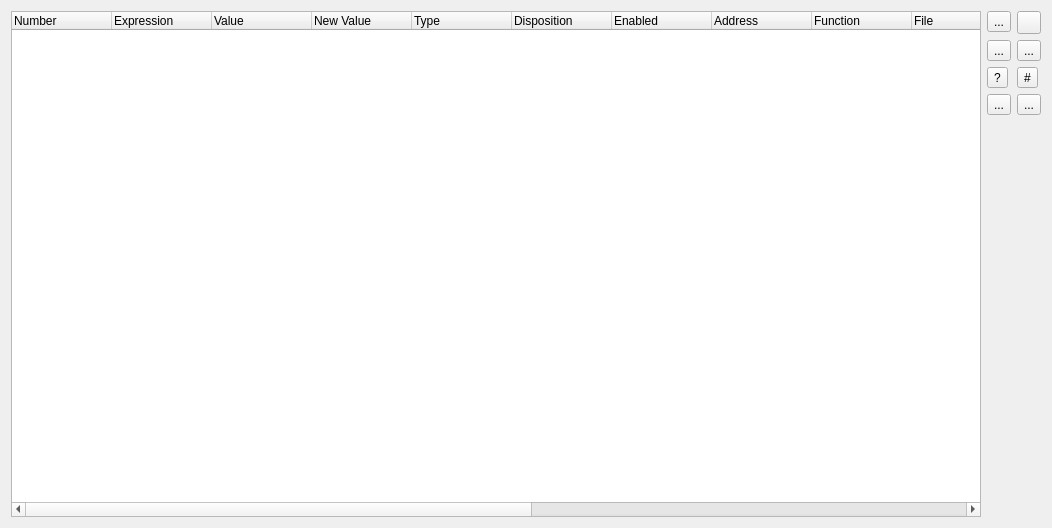
<?xml version="1.0" encoding="UTF-8"?>
<ui version="4.0">
 <class>SeerWatchpointsBrowserWidgetForm</class>
 <widget class="QWidget" name="SeerWatchpointsBrowserWidgetForm">
  <property name="geometry">
   <rect>
    <x>0</x>
    <y>0</y>
    <width>1052</width>
    <height>528</height>
   </rect>
  </property>
  <property name="windowTitle">
   <string>Form</string>
  </property>
  <layout class="QGridLayout" name="gridLayout">
   <item row="0" column="0">
    <widget class="QTreeWidget" name="watchpointsTreeWidget">
     <property name="columnCount">
      <number>18</number>
     </property>
     <column>
      <property name="text">
       <string>Number</string>
      </property>
     </column>
     <column>
      <property name="text">
       <string>Expression</string>
      </property>
     </column>
     <column>
      <property name="text">
       <string>Value</string>
      </property>
     </column>
     <column>
      <property name="text">
       <string>New Value</string>
      </property>
     </column>
     <column>
      <property name="text">
       <string>Type</string>
      </property>
     </column>
     <column>
      <property name="text">
       <string>Disposition</string>
      </property>
     </column>
     <column>
      <property name="text">
       <string>Enabled</string>
      </property>
     </column>
     <column>
      <property name="text">
       <string>Address</string>
      </property>
     </column>
     <column>
      <property name="text">
       <string>Function</string>
      </property>
     </column>
     <column>
      <property name="text">
       <string>File</string>
      </property>
     </column>
     <column>
      <property name="text">
       <string>Fullname</string>
      </property>
     </column>
     <column>
      <property name="text">
       <string>Line</string>
      </property>
     </column>
     <column>
      <property name="text">
       <string>Thread Groups</string>
      </property>
     </column>
     <column>
      <property name="text">
       <string>Condition</string>
      </property>
     </column>
     <column>
      <property name="text">
       <string>Times</string>
      </property>
     </column>
     <column>
      <property name="text">
       <string>Ignore</string>
      </property>
     </column>
     <column>
      <property name="text">
       <string>Commands</string>
      </property>
     </column>
     <column>
      <property name="text">
       <string>Used</string>
      </property>
     </column>
    </widget>
   </item>
   <item row="0" column="1">
    <layout class="QFormLayout" name="formLayout">
     <item row="0" column="0">
      <widget class="QToolButton" name="addWatchpointToolButton">
       <property name="toolTip">
        <string>Add a new watchpoint.</string>
       </property>
       <property name="text">
        <string>...</string>
       </property>
       <property name="icon">
        <iconset resource="resource.qrc">
         <normaloff>:/seer/resources/RelaxLightIcons/document-new.svg</normaloff>:/seer/resources/RelaxLightIcons/document-new.svg</iconset>
       </property>
      </widget>
     </item>
     <item row="0" column="1">
      <widget class="QToolButton" name="refreshWatchpointsToolButton">
       <property name="toolTip">
        <string>Refresh the list of watchpoints.</string>
       </property>
       <property name="text">
        <string/>
       </property>
       <property name="icon">
        <iconset resource="resource.qrc">
         <normaloff>:/seer/resources/RelaxLightIcons/view-refresh.svg</normaloff>:/seer/resources/RelaxLightIcons/view-refresh.svg</iconset>
       </property>
      </widget>
     </item>
     <item row="1" column="0">
      <widget class="QToolButton" name="enableWatchpointsToolButton">
       <property name="toolTip">
        <string>Enable selected watchpoints.</string>
       </property>
       <property name="text">
        <string>...</string>
       </property>
       <property name="icon">
        <iconset resource="resource.qrc">
         <normaloff>:/seer/resources/RelaxLightIcons/list-add.svg</normaloff>:/seer/resources/RelaxLightIcons/list-add.svg</iconset>
       </property>
      </widget>
     </item>
     <item row="1" column="1">
      <widget class="QToolButton" name="disableWatchpointsToolButton">
       <property name="toolTip">
        <string>Disable selected watchpoints.</string>
       </property>
       <property name="text">
        <string>...</string>
       </property>
       <property name="icon">
        <iconset resource="resource.qrc">
         <normaloff>:/seer/resources/RelaxLightIcons/list-remove.svg</normaloff>:/seer/resources/RelaxLightIcons/list-remove.svg</iconset>
       </property>
      </widget>
     </item>
     <item row="2" column="0">
      <widget class="QToolButton" name="conditionWatchpointToolButton">
       <property name="toolTip">
        <string>Add condition to selected watchpoint.</string>
       </property>
       <property name="text">
        <string>?</string>
       </property>
      </widget>
     </item>
     <item row="2" column="1">
      <widget class="QToolButton" name="ignoreWatchpointToolButton">
       <property name="toolTip">
        <string>Add ignore count to selected watchpoint.</string>
       </property>
       <property name="text">
        <string>#</string>
       </property>
      </widget>
     </item>
     <item row="3" column="0">
      <widget class="QToolButton" name="commandsWatchpointToolButton">
       <property name="toolTip">
        <string>Add commands to selected watchpoint.</string>
       </property>
       <property name="text">
        <string>...</string>
       </property>
       <property name="icon">
        <iconset resource="resource.qrc">
         <normaloff>:/seer/resources/RelaxLightIcons/go-next.svg</normaloff>:/seer/resources/RelaxLightIcons/go-next.svg</iconset>
       </property>
      </widget>
     </item>
     <item row="3" column="1">
      <widget class="QToolButton" name="deleteWatchpointsToolButton">
       <property name="toolTip">
        <string>Delete selected watchpoints.</string>
       </property>
       <property name="text">
        <string>...</string>
       </property>
       <property name="icon">
        <iconset resource="resource.qrc">
         <normaloff>:/seer/resources/RelaxLightIcons/edit-delete.svg</normaloff>:/seer/resources/RelaxLightIcons/edit-delete.svg</iconset>
       </property>
      </widget>
     </item>
     <item row="4" column="0">
      <spacer name="verticalSpacer_2">
       <property name="orientation">
        <enum>Qt::Vertical</enum>
       </property>
       <property name="sizeHint" stdset="0">
        <size>
         <width>20</width>
         <height>40</height>
        </size>
       </property>
      </spacer>
     </item>
     <item row="4" column="1">
      <spacer name="verticalSpacer_1">
       <property name="orientation">
        <enum>Qt::Vertical</enum>
       </property>
       <property name="sizeHint" stdset="0">
        <size>
         <width>20</width>
         <height>40</height>
        </size>
       </property>
      </spacer>
     </item>
    </layout>
   </item>
  </layout>
 </widget>
 <resources>
  <include location="resource.qrc"/>
 </resources>
 <connections/>
</ui>
